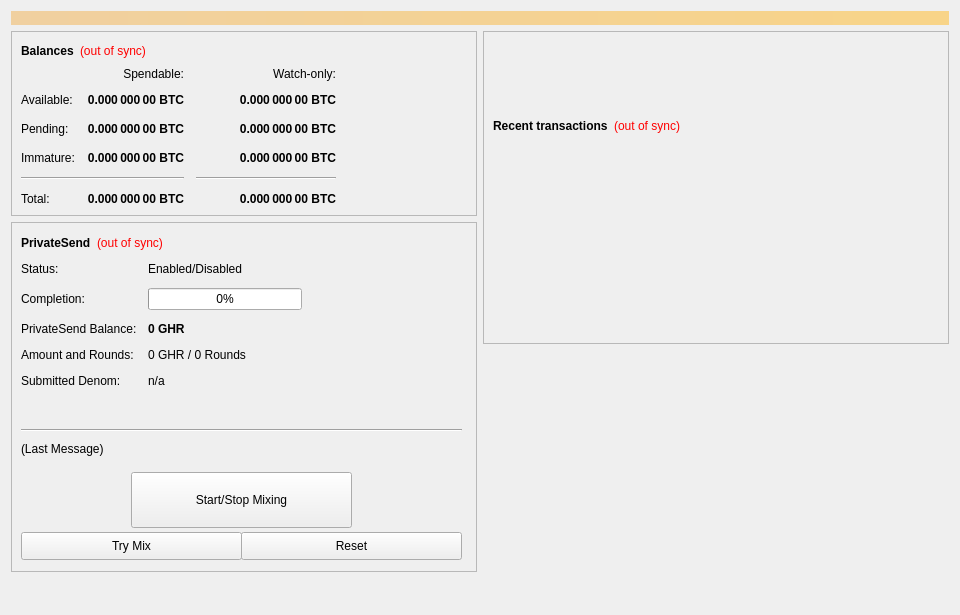
<?xml version="1.0" encoding="UTF-8"?>
<ui version="4.0">
 <class>OverviewPage</class>
 <widget class="QWidget" name="OverviewPage">
  <property name="geometry">
   <rect>
    <x>0</x>
    <y>0</y>
    <width>960</width>
    <height>615</height>
   </rect>
  </property>
  <property name="minimumSize">
   <size>
    <width>960</width>
    <height>0</height>
   </size>
  </property>
  <property name="windowTitle">
   <string>Form</string>
  </property>
  <layout class="QVBoxLayout" name="topLayout">
   <item>
    <widget class="QLabel" name="labelAlerts">
     <property name="visible">
      <bool>false</bool>
     </property>
     <property name="styleSheet">
      <string notr="true">background-color: qlineargradient(x1: 0, y1: 0, x2: 1, y2: 0, stop:0 #F0D0A0, stop:1 #F8D488); color:#000000;</string>
     </property>
     <property name="wordWrap">
      <bool>true</bool>
     </property>
     <property name="margin">
      <number>3</number>
     </property>
    </widget>
   </item>
   <item>
    <layout class="QHBoxLayout" name="horizontalLayout" stretch="1,1">
     <item>
      <layout class="QVBoxLayout" name="verticalLayout_2">
       <item>
        <widget class="QFrame" name="frame">
         <property name="frameShape">
          <enum>QFrame::StyledPanel</enum>
         </property>
         <property name="frameShadow">
          <enum>QFrame::Raised</enum>
         </property>
         <layout class="QVBoxLayout" name="verticalLayout_4">
          <item>
           <layout class="QHBoxLayout" name="horizontalLayout_4">
            <item>
             <widget class="QLabel" name="label_5">
              <property name="font">
               <font>
                <weight>75</weight>
                <bold>true</bold>
               </font>
              </property>
              <property name="text">
               <string>Balances</string>
              </property>
             </widget>
            </item>
            <item>
             <widget class="QLabel" name="labelWalletStatus">
              <property name="cursor">
               <cursorShape>WhatsThisCursor</cursorShape>
              </property>
              <property name="toolTip">
               <string>The displayed information may be out of date. Your wallet automatically synchronizes with the GHR network after a connection is established, but this process has not completed yet.</string>
              </property>
              <property name="styleSheet">
               <string notr="true">QLabel { color: red; }</string>
              </property>
              <property name="text">
               <string notr="true">(out of sync)</string>
              </property>
              <property name="alignment">
               <set>Qt::AlignLeading|Qt::AlignLeft|Qt::AlignVCenter</set>
              </property>
             </widget>
            </item>
            <item>
             <spacer name="horizontalSpacer_3">
              <property name="orientation">
               <enum>Qt::Horizontal</enum>
              </property>
              <property name="sizeHint" stdset="0">
               <size>
                <width>40</width>
                <height>20</height>
               </size>
              </property>
             </spacer>
            </item>
           </layout>
          </item>
          <item>
           <layout class="QGridLayout" name="gridLayout">
            <property name="spacing">
             <number>12</number>
            </property>
            <item row="2" column="2">
             <widget class="QLabel" name="labelWatchPending">
              <property name="font">
               <font>
                <weight>75</weight>
                <bold>true</bold>
               </font>
              </property>
              <property name="cursor">
               <cursorShape>IBeamCursor</cursorShape>
              </property>
              <property name="toolTip">
               <string>Unconfirmed transactions to watch-only addresses</string>
              </property>
              <property name="text">
               <string notr="true">0.000 000 00 BTC</string>
              </property>
              <property name="alignment">
               <set>Qt::AlignRight|Qt::AlignTrailing|Qt::AlignVCenter</set>
              </property>
              <property name="textInteractionFlags">
               <set>Qt::LinksAccessibleByMouse|Qt::TextSelectableByKeyboard|Qt::TextSelectableByMouse</set>
              </property>
             </widget>
            </item>
            <item row="2" column="1">
             <widget class="QLabel" name="labelUnconfirmed">
              <property name="font">
               <font>
                <weight>75</weight>
                <bold>true</bold>
               </font>
              </property>
              <property name="cursor">
               <cursorShape>IBeamCursor</cursorShape>
              </property>
              <property name="toolTip">
               <string>Total of transactions that have yet to be confirmed, and do not yet count toward the spendable balance</string>
              </property>
              <property name="text">
               <string notr="true">0.000 000 00 BTC</string>
              </property>
              <property name="alignment">
               <set>Qt::AlignRight|Qt::AlignTrailing|Qt::AlignVCenter</set>
              </property>
              <property name="textInteractionFlags">
               <set>Qt::LinksAccessibleByMouse|Qt::TextSelectableByKeyboard|Qt::TextSelectableByMouse</set>
              </property>
             </widget>
            </item>
            <item row="3" column="2">
             <widget class="QLabel" name="labelWatchImmature">
              <property name="font">
               <font>
                <weight>75</weight>
                <bold>true</bold>
               </font>
              </property>
              <property name="cursor">
               <cursorShape>IBeamCursor</cursorShape>
              </property>
              <property name="toolTip">
               <string>Staked or masternode rewards in watch-only addresses that has not yet matured</string>
              </property>
              <property name="text">
               <string notr="true">0.000 000 00 BTC</string>
              </property>
              <property name="alignment">
               <set>Qt::AlignRight|Qt::AlignTrailing|Qt::AlignVCenter</set>
              </property>
              <property name="textInteractionFlags">
               <set>Qt::LinksAccessibleByMouse|Qt::TextSelectableByKeyboard|Qt::TextSelectableByMouse</set>
              </property>
             </widget>
            </item>
            <item row="4" column="0" colspan="2">
             <widget class="Line" name="lineSpendableBalance">
              <property name="orientation">
               <enum>Qt::Horizontal</enum>
              </property>
             </widget>
            </item>
            <item row="4" column="2">
             <widget class="Line" name="lineWatchBalance">
              <property name="sizePolicy">
               <sizepolicy hsizetype="Preferred" vsizetype="Fixed">
                <horstretch>0</horstretch>
                <verstretch>0</verstretch>
               </sizepolicy>
              </property>
              <property name="minimumSize">
               <size>
                <width>140</width>
                <height>0</height>
               </size>
              </property>
              <property name="orientation">
               <enum>Qt::Horizontal</enum>
              </property>
             </widget>
            </item>
            <item row="5" column="0">
             <widget class="QLabel" name="labelTotalText">
              <property name="text">
               <string>Total:</string>
              </property>
             </widget>
            </item>
            <item row="3" column="1">
             <widget class="QLabel" name="labelImmature">
              <property name="font">
               <font>
                <weight>75</weight>
                <bold>true</bold>
               </font>
              </property>
              <property name="cursor">
               <cursorShape>IBeamCursor</cursorShape>
              </property>
              <property name="toolTip">
               <string>Staked or masternode rewards that has not yet matured</string>
              </property>
              <property name="text">
               <string notr="true">0.000 000 00 BTC</string>
              </property>
              <property name="alignment">
               <set>Qt::AlignRight|Qt::AlignTrailing|Qt::AlignVCenter</set>
              </property>
              <property name="textInteractionFlags">
               <set>Qt::LinksAccessibleByMouse|Qt::TextSelectableByKeyboard|Qt::TextSelectableByMouse</set>
              </property>
             </widget>
            </item>
            <item row="2" column="3">
             <spacer name="horizontalSpacer_2">
              <property name="orientation">
               <enum>Qt::Horizontal</enum>
              </property>
              <property name="sizeHint" stdset="0">
               <size>
                <width>40</width>
                <height>20</height>
               </size>
              </property>
             </spacer>
            </item>
            <item row="3" column="0">
             <widget class="QLabel" name="labelImmatureText">
              <property name="text">
               <string>Immature:</string>
              </property>
             </widget>
            </item>
            <item row="5" column="1">
             <widget class="QLabel" name="labelTotal">
              <property name="font">
               <font>
                <weight>75</weight>
                <bold>true</bold>
               </font>
              </property>
              <property name="cursor">
               <cursorShape>IBeamCursor</cursorShape>
              </property>
              <property name="toolTip">
               <string>Your current total balance</string>
              </property>
              <property name="text">
               <string notr="true">0.000 000 00 BTC</string>
              </property>
              <property name="alignment">
               <set>Qt::AlignRight|Qt::AlignTrailing|Qt::AlignVCenter</set>
              </property>
              <property name="textInteractionFlags">
               <set>Qt::LinksAccessibleByMouse|Qt::TextSelectableByKeyboard|Qt::TextSelectableByMouse</set>
              </property>
             </widget>
            </item>
            <item row="5" column="2">
             <widget class="QLabel" name="labelWatchTotal">
              <property name="font">
               <font>
                <weight>75</weight>
                <bold>true</bold>
               </font>
              </property>
              <property name="cursor">
               <cursorShape>IBeamCursor</cursorShape>
              </property>
              <property name="toolTip">
               <string>Current total balance in watch-only addresses</string>
              </property>
              <property name="text">
               <string notr="true">0.000 000 00 BTC</string>
              </property>
              <property name="alignment">
               <set>Qt::AlignRight|Qt::AlignTrailing|Qt::AlignVCenter</set>
              </property>
              <property name="textInteractionFlags">
               <set>Qt::LinksAccessibleByMouse|Qt::TextSelectableByKeyboard|Qt::TextSelectableByMouse</set>
              </property>
             </widget>
            </item>
            <item row="0" column="2">
             <widget class="QLabel" name="labelWatchonly">
              <property name="text">
               <string>Watch-only:</string>
              </property>
              <property name="alignment">
               <set>Qt::AlignRight|Qt::AlignTrailing|Qt::AlignVCenter</set>
              </property>
             </widget>
            </item>
            <item row="1" column="0">
             <widget class="QLabel" name="labelBalanceText">
              <property name="text">
               <string>Available:</string>
              </property>
             </widget>
            </item>
            <item row="1" column="1">
             <widget class="QLabel" name="labelBalance">
              <property name="font">
               <font>
                <weight>75</weight>
                <bold>true</bold>
               </font>
              </property>
              <property name="cursor">
               <cursorShape>IBeamCursor</cursorShape>
              </property>
              <property name="toolTip">
               <string>Your current spendable balance</string>
              </property>
              <property name="text">
               <string notr="true">0.000 000 00 BTC</string>
              </property>
              <property name="alignment">
               <set>Qt::AlignRight|Qt::AlignTrailing|Qt::AlignVCenter</set>
              </property>
              <property name="textInteractionFlags">
               <set>Qt::LinksAccessibleByMouse|Qt::TextSelectableByKeyboard|Qt::TextSelectableByMouse</set>
              </property>
             </widget>
            </item>
            <item row="1" column="2">
             <widget class="QLabel" name="labelWatchAvailable">
              <property name="font">
               <font>
                <weight>75</weight>
                <bold>true</bold>
               </font>
              </property>
              <property name="cursor">
               <cursorShape>IBeamCursor</cursorShape>
              </property>
              <property name="toolTip">
               <string>Your current balance in watch-only addresses</string>
              </property>
              <property name="text">
               <string notr="true">0.000 000 00 BTC</string>
              </property>
              <property name="alignment">
               <set>Qt::AlignRight|Qt::AlignTrailing|Qt::AlignVCenter</set>
              </property>
              <property name="textInteractionFlags">
               <set>Qt::LinksAccessibleByMouse|Qt::TextSelectableByKeyboard|Qt::TextSelectableByMouse</set>
              </property>
             </widget>
            </item>
            <item row="2" column="0">
             <widget class="QLabel" name="labelPendingText">
              <property name="text">
               <string>Pending:</string>
              </property>
             </widget>
            </item>
            <item row="0" column="1">
             <widget class="QLabel" name="labelSpendable">
              <property name="text">
               <string>Spendable:</string>
              </property>
              <property name="alignment">
               <set>Qt::AlignRight|Qt::AlignTrailing|Qt::AlignVCenter</set>
              </property>
             </widget>
            </item>
           </layout>
          </item>
         </layout>
        </widget>
       </item>
       <item>
        <widget class="QFrame" name="framePrivateSend">
         <property name="minimumSize">
          <size>
           <width>0</width>
           <height>350</height>
          </size>
         </property>
         <property name="layoutDirection">
          <enum>Qt::LeftToRight</enum>
         </property>
         <property name="frameShape">
          <enum>QFrame::StyledPanel</enum>
         </property>
         <property name="frameShadow">
          <enum>QFrame::Raised</enum>
         </property>
         <widget class="QWidget" name="formLayoutWidget">
          <property name="geometry">
           <rect>
            <x>10</x>
            <y>40</y>
            <width>451</width>
            <height>161</height>
           </rect>
          </property>
          <layout class="QFormLayout" name="formLayout">
           <property name="fieldGrowthPolicy">
            <enum>QFormLayout::AllNonFixedFieldsGrow</enum>
           </property>
           <property name="horizontalSpacing">
            <number>11</number>
           </property>
           <property name="verticalSpacing">
            <number>12</number>
           </property>
           <item row="0" column="0">
            <widget class="QLabel" name="label_6">
             <property name="text">
              <string>Status:</string>
             </property>
            </widget>
           </item>
           <item row="1" column="0">
            <widget class="QLabel" name="label_7">
             <property name="text">
              <string>Completion:</string>
             </property>
            </widget>
           </item>
           <item row="1" column="1">
            <widget class="QProgressBar" name="privatesendProgress">
             <property name="maximumSize">
              <size>
               <width>154</width>
               <height>16777215</height>
              </size>
             </property>
             <property name="value">
              <number>0</number>
             </property>
            </widget>
           </item>
           <item row="2" column="0">
            <widget class="QLabel" name="labelAnonymizedText">
             <property name="text">
              <string>PrivateSend Balance:</string>
             </property>
            </widget>
           </item>
           <item row="2" column="1">
            <widget class="QLabel" name="labelAnonymized">
             <property name="font">
              <font>
               <weight>75</weight>
               <bold>true</bold>
              </font>
             </property>
             <property name="text">
              <string notr="true">0 GHR</string>
             </property>
            </widget>
           </item>
           <item row="3" column="0">
            <widget class="QLabel" name="label_8">
             <property name="text">
              <string>Amount and Rounds:</string>
             </property>
            </widget>
           </item>
           <item row="3" column="1">
            <widget class="QLabel" name="labelAmountRounds">
             <property name="text">
              <string>0 GHR / 0 Rounds</string>
             </property>
            </widget>
           </item>
           <item row="4" column="0">
            <widget class="QLabel" name="label_9">
             <property name="text">
              <string>Submitted Denom:</string>
             </property>
            </widget>
           </item>
           <item row="4" column="1">
            <widget class="QLabel" name="labelSubmittedDenom">
             <property name="toolTip">
              <string>The denominations you submitted to the Masternode.&lt;br&gt;To mix, other users must submit the exact same denominations.</string>
             </property>
             <property name="text">
              <string>n/a</string>
             </property>
            </widget>
           </item>
           <item row="0" column="1">
            <widget class="QLabel" name="privatesendEnabled">
             <property name="text">
              <string>Enabled/Disabled</string>
             </property>
            </widget>
           </item>
          </layout>
         </widget>
         <widget class="QPushButton" name="runAutoDenom">
          <property name="geometry">
           <rect>
            <x>251</x>
            <y>17</y>
            <width>1</width>
            <height>1</height>
           </rect>
          </property>
          <property name="palette">
           <palette>
            <active>
             <colorrole role="WindowText">
              <brush brushstyle="SolidPattern">
               <color alpha="255">
                <red>0</red>
                <green>0</green>
                <blue>0</blue>
               </color>
              </brush>
             </colorrole>
             <colorrole role="Button">
              <brush brushstyle="SolidPattern">
               <color alpha="255">
                <red>239</red>
                <green>238</green>
                <blue>238</blue>
               </color>
              </brush>
             </colorrole>
             <colorrole role="Light">
              <brush brushstyle="SolidPattern">
               <color alpha="255">
                <red>255</red>
                <green>255</green>
                <blue>255</blue>
               </color>
              </brush>
             </colorrole>
             <colorrole role="Midlight">
              <brush brushstyle="SolidPattern">
               <color alpha="255">
                <red>247</red>
                <green>246</green>
                <blue>246</blue>
               </color>
              </brush>
             </colorrole>
             <colorrole role="Dark">
              <brush brushstyle="SolidPattern">
               <color alpha="255">
                <red>119</red>
                <green>119</green>
                <blue>119</blue>
               </color>
              </brush>
             </colorrole>
             <colorrole role="Mid">
              <brush brushstyle="SolidPattern">
               <color alpha="255">
                <red>159</red>
                <green>159</green>
                <blue>159</blue>
               </color>
              </brush>
             </colorrole>
             <colorrole role="Text">
              <brush brushstyle="SolidPattern">
               <color alpha="255">
                <red>0</red>
                <green>0</green>
                <blue>0</blue>
               </color>
              </brush>
             </colorrole>
             <colorrole role="BrightText">
              <brush brushstyle="SolidPattern">
               <color alpha="255">
                <red>255</red>
                <green>255</green>
                <blue>255</blue>
               </color>
              </brush>
             </colorrole>
             <colorrole role="ButtonText">
              <brush brushstyle="SolidPattern">
               <color alpha="255">
                <red>0</red>
                <green>0</green>
                <blue>0</blue>
               </color>
              </brush>
             </colorrole>
             <colorrole role="Base">
              <brush brushstyle="SolidPattern">
               <color alpha="255">
                <red>255</red>
                <green>255</green>
                <blue>255</blue>
               </color>
              </brush>
             </colorrole>
             <colorrole role="Window">
              <brush brushstyle="SolidPattern">
               <color alpha="255">
                <red>239</red>
                <green>238</green>
                <blue>238</blue>
               </color>
              </brush>
             </colorrole>
             <colorrole role="Shadow">
              <brush brushstyle="SolidPattern">
               <color alpha="255">
                <red>0</red>
                <green>0</green>
                <blue>0</blue>
               </color>
              </brush>
             </colorrole>
             <colorrole role="AlternateBase">
              <brush brushstyle="SolidPattern">
               <color alpha="255">
                <red>247</red>
                <green>246</green>
                <blue>246</blue>
               </color>
              </brush>
             </colorrole>
             <colorrole role="ToolTipBase">
              <brush brushstyle="SolidPattern">
               <color alpha="255">
                <red>255</red>
                <green>255</green>
                <blue>220</blue>
               </color>
              </brush>
             </colorrole>
             <colorrole role="ToolTipText">
              <brush brushstyle="SolidPattern">
               <color alpha="255">
                <red>0</red>
                <green>0</green>
                <blue>0</blue>
               </color>
              </brush>
             </colorrole>
            </active>
            <inactive>
             <colorrole role="WindowText">
              <brush brushstyle="SolidPattern">
               <color alpha="255">
                <red>0</red>
                <green>0</green>
                <blue>0</blue>
               </color>
              </brush>
             </colorrole>
             <colorrole role="Button">
              <brush brushstyle="SolidPattern">
               <color alpha="255">
                <red>239</red>
                <green>238</green>
                <blue>238</blue>
               </color>
              </brush>
             </colorrole>
             <colorrole role="Light">
              <brush brushstyle="SolidPattern">
               <color alpha="255">
                <red>255</red>
                <green>255</green>
                <blue>255</blue>
               </color>
              </brush>
             </colorrole>
             <colorrole role="Midlight">
              <brush brushstyle="SolidPattern">
               <color alpha="255">
                <red>247</red>
                <green>246</green>
                <blue>246</blue>
               </color>
              </brush>
             </colorrole>
             <colorrole role="Dark">
              <brush brushstyle="SolidPattern">
               <color alpha="255">
                <red>119</red>
                <green>119</green>
                <blue>119</blue>
               </color>
              </brush>
             </colorrole>
             <colorrole role="Mid">
              <brush brushstyle="SolidPattern">
               <color alpha="255">
                <red>159</red>
                <green>159</green>
                <blue>159</blue>
               </color>
              </brush>
             </colorrole>
             <colorrole role="Text">
              <brush brushstyle="SolidPattern">
               <color alpha="255">
                <red>0</red>
                <green>0</green>
                <blue>0</blue>
               </color>
              </brush>
             </colorrole>
             <colorrole role="BrightText">
              <brush brushstyle="SolidPattern">
               <color alpha="255">
                <red>255</red>
                <green>255</green>
                <blue>255</blue>
               </color>
              </brush>
             </colorrole>
             <colorrole role="ButtonText">
              <brush brushstyle="SolidPattern">
               <color alpha="255">
                <red>0</red>
                <green>0</green>
                <blue>0</blue>
               </color>
              </brush>
             </colorrole>
             <colorrole role="Base">
              <brush brushstyle="SolidPattern">
               <color alpha="255">
                <red>255</red>
                <green>255</green>
                <blue>255</blue>
               </color>
              </brush>
             </colorrole>
             <colorrole role="Window">
              <brush brushstyle="SolidPattern">
               <color alpha="255">
                <red>239</red>
                <green>238</green>
                <blue>238</blue>
               </color>
              </brush>
             </colorrole>
             <colorrole role="Shadow">
              <brush brushstyle="SolidPattern">
               <color alpha="255">
                <red>0</red>
                <green>0</green>
                <blue>0</blue>
               </color>
              </brush>
             </colorrole>
             <colorrole role="AlternateBase">
              <brush brushstyle="SolidPattern">
               <color alpha="255">
                <red>247</red>
                <green>246</green>
                <blue>246</blue>
               </color>
              </brush>
             </colorrole>
             <colorrole role="ToolTipBase">
              <brush brushstyle="SolidPattern">
               <color alpha="255">
                <red>255</red>
                <green>255</green>
                <blue>220</blue>
               </color>
              </brush>
             </colorrole>
             <colorrole role="ToolTipText">
              <brush brushstyle="SolidPattern">
               <color alpha="255">
                <red>0</red>
                <green>0</green>
                <blue>0</blue>
               </color>
              </brush>
             </colorrole>
            </inactive>
            <disabled>
             <colorrole role="WindowText">
              <brush brushstyle="SolidPattern">
               <color alpha="255">
                <red>119</red>
                <green>119</green>
                <blue>119</blue>
               </color>
              </brush>
             </colorrole>
             <colorrole role="Button">
              <brush brushstyle="SolidPattern">
               <color alpha="255">
                <red>239</red>
                <green>238</green>
                <blue>238</blue>
               </color>
              </brush>
             </colorrole>
             <colorrole role="Light">
              <brush brushstyle="SolidPattern">
               <color alpha="255">
                <red>255</red>
                <green>255</green>
                <blue>255</blue>
               </color>
              </brush>
             </colorrole>
             <colorrole role="Midlight">
              <brush brushstyle="SolidPattern">
               <color alpha="255">
                <red>247</red>
                <green>246</green>
                <blue>246</blue>
               </color>
              </brush>
             </colorrole>
             <colorrole role="Dark">
              <brush brushstyle="SolidPattern">
               <color alpha="255">
                <red>119</red>
                <green>119</green>
                <blue>119</blue>
               </color>
              </brush>
             </colorrole>
             <colorrole role="Mid">
              <brush brushstyle="SolidPattern">
               <color alpha="255">
                <red>159</red>
                <green>159</green>
                <blue>159</blue>
               </color>
              </brush>
             </colorrole>
             <colorrole role="Text">
              <brush brushstyle="SolidPattern">
               <color alpha="255">
                <red>119</red>
                <green>119</green>
                <blue>119</blue>
               </color>
              </brush>
             </colorrole>
             <colorrole role="BrightText">
              <brush brushstyle="SolidPattern">
               <color alpha="255">
                <red>255</red>
                <green>255</green>
                <blue>255</blue>
               </color>
              </brush>
             </colorrole>
             <colorrole role="ButtonText">
              <brush brushstyle="SolidPattern">
               <color alpha="255">
                <red>119</red>
                <green>119</green>
                <blue>119</blue>
               </color>
              </brush>
             </colorrole>
             <colorrole role="Base">
              <brush brushstyle="SolidPattern">
               <color alpha="255">
                <red>239</red>
                <green>238</green>
                <blue>238</blue>
               </color>
              </brush>
             </colorrole>
             <colorrole role="Window">
              <brush brushstyle="SolidPattern">
               <color alpha="255">
                <red>239</red>
                <green>238</green>
                <blue>238</blue>
               </color>
              </brush>
             </colorrole>
             <colorrole role="Shadow">
              <brush brushstyle="SolidPattern">
               <color alpha="255">
                <red>0</red>
                <green>0</green>
                <blue>0</blue>
               </color>
              </brush>
             </colorrole>
             <colorrole role="AlternateBase">
              <brush brushstyle="SolidPattern">
               <color alpha="255">
                <red>239</red>
                <green>238</green>
                <blue>238</blue>
               </color>
              </brush>
             </colorrole>
             <colorrole role="ToolTipBase">
              <brush brushstyle="SolidPattern">
               <color alpha="255">
                <red>255</red>
                <green>255</green>
                <blue>220</blue>
               </color>
              </brush>
             </colorrole>
             <colorrole role="ToolTipText">
              <brush brushstyle="SolidPattern">
               <color alpha="255">
                <red>0</red>
                <green>0</green>
                <blue>0</blue>
               </color>
              </brush>
             </colorrole>
            </disabled>
           </palette>
          </property>
          <property name="focusPolicy">
           <enum>Qt::NoFocus</enum>
          </property>
          <property name="autoFillBackground">
           <bool>true</bool>
          </property>
          <property name="text">
           <string/>
          </property>
          <property name="flat">
           <bool>true</bool>
          </property>
         </widget>
         <widget class="QPushButton" name="togglePrivateSend">
          <property name="geometry">
           <rect>
            <x>120</x>
            <y>250</y>
            <width>221</width>
            <height>56</height>
           </rect>
          </property>
          <property name="sizePolicy">
           <sizepolicy hsizetype="MinimumExpanding" vsizetype="Fixed">
            <horstretch>0</horstretch>
            <verstretch>0</verstretch>
           </sizepolicy>
          </property>
          <property name="text">
           <string>Start/Stop Mixing</string>
          </property>
         </widget>
         <widget class="Line" name="lineLastMessage">
          <property name="geometry">
           <rect>
            <x>10</x>
            <y>200</y>
            <width>441</width>
            <height>16</height>
           </rect>
          </property>
          <property name="orientation">
           <enum>Qt::Horizontal</enum>
          </property>
         </widget>
         <widget class="QLabel" name="privatesendStatus">
          <property name="geometry">
           <rect>
            <x>10</x>
            <y>220</y>
            <width>451</width>
            <height>61</height>
           </rect>
          </property>
          <property name="minimumSize">
           <size>
            <width>288</width>
            <height>43</height>
           </size>
          </property>
          <property name="text">
           <string>(Last Message)</string>
          </property>
          <property name="alignment">
           <set>Qt::AlignLeading|Qt::AlignLeft|Qt::AlignTop</set>
          </property>
          <property name="wordWrap">
           <bool>true</bool>
          </property>
         </widget>
         <widget class="QPushButton" name="privatesendAuto">
          <property name="geometry">
           <rect>
            <x>10</x>
            <y>310</y>
            <width>221</width>
            <height>28</height>
           </rect>
          </property>
          <property name="sizePolicy">
           <sizepolicy hsizetype="MinimumExpanding" vsizetype="Fixed">
            <horstretch>0</horstretch>
            <verstretch>0</verstretch>
           </sizepolicy>
          </property>
          <property name="toolTip">
           <string>Try to manually submit a PrivateSend request.</string>
          </property>
          <property name="text">
           <string>Try Mix</string>
          </property>
         </widget>
         <widget class="QPushButton" name="privatesendReset">
          <property name="geometry">
           <rect>
            <x>230</x>
            <y>310</y>
            <width>221</width>
            <height>28</height>
           </rect>
          </property>
          <property name="sizePolicy">
           <sizepolicy hsizetype="MinimumExpanding" vsizetype="Fixed">
            <horstretch>0</horstretch>
            <verstretch>0</verstretch>
           </sizepolicy>
          </property>
          <property name="toolTip">
           <string>Reset the current status of PrivateSend (can interrupt PrivateSend if it's in the process of Mixing, which can cost you money!)</string>
          </property>
          <property name="autoFillBackground">
           <bool>false</bool>
          </property>
          <property name="text">
           <string>Reset</string>
          </property>
         </widget>
         <widget class="QWidget" name="layoutWidget">
          <property name="geometry">
           <rect>
            <x>10</x>
            <y>10</y>
            <width>431</width>
            <height>22</height>
           </rect>
          </property>
          <layout class="QHBoxLayout" name="horizontalLayout_5">
           <item>
            <widget class="QLabel" name="label_2">
             <property name="font">
              <font>
               <weight>75</weight>
               <bold>true</bold>
              </font>
             </property>
             <property name="text">
              <string>PrivateSend</string>
             </property>
            </widget>
           </item>
           <item>
            <widget class="QLabel" name="labelPrivateSendSyncStatus">
             <property name="toolTip">
              <string>The displayed information may be out of date. Your wallet automatically synchronizes with the GHR network after a connection is established, but this process has not completed yet.</string>
             </property>
             <property name="styleSheet">
              <string notr="true">QLabel { color: red; }</string>
             </property>
             <property name="text">
              <string notr="true">(out of sync)</string>
             </property>
             <property name="alignment">
              <set>Qt::AlignLeading|Qt::AlignLeft|Qt::AlignVCenter</set>
             </property>
            </widget>
           </item>
           <item>
            <spacer name="horizontalSpacer_4">
             <property name="orientation">
              <enum>Qt::Horizontal</enum>
             </property>
             <property name="sizeHint" stdset="0">
              <size>
               <width>40</width>
               <height>20</height>
              </size>
             </property>
            </spacer>
           </item>
          </layout>
         </widget>
        </widget>
       </item>
       <item>
        <spacer name="verticalSpacer">
         <property name="orientation">
          <enum>Qt::Vertical</enum>
         </property>
         <property name="sizeHint" stdset="0">
          <size>
           <width>20</width>
           <height>40</height>
          </size>
         </property>
        </spacer>
       </item>
      </layout>
     </item>
     <item>
      <layout class="QVBoxLayout" name="verticalLayout_3">
       <item>
        <widget class="QFrame" name="frame_2">
         <property name="frameShape">
          <enum>QFrame::StyledPanel</enum>
         </property>
         <property name="frameShadow">
          <enum>QFrame::Raised</enum>
         </property>
         <layout class="QVBoxLayout" name="verticalLayout">
          <item>
           <spacer name="verticalSpacer_3">
            <property name="orientation">
             <enum>Qt::Vertical</enum>
            </property>
            <property name="sizeType">
             <enum>QSizePolicy::Fixed</enum>
            </property>
            <property name="sizeHint" stdset="0">
             <size>
              <width>20</width>
              <height>75</height>
             </size>
            </property>
           </spacer>
          </item>
          <item>
           <layout class="QHBoxLayout" name="horizontalLayout_2">
            <item>
             <widget class="QLabel" name="label_4">
              <property name="font">
               <font>
                <weight>75</weight>
                <bold>true</bold>
               </font>
              </property>
              <property name="text">
               <string>Recent transactions</string>
              </property>
             </widget>
            </item>
            <item>
             <widget class="QLabel" name="labelTransactionsStatus">
              <property name="cursor">
               <cursorShape>WhatsThisCursor</cursorShape>
              </property>
              <property name="toolTip">
               <string>The displayed information may be out of date. Your wallet automatically synchronizes with the GHR network after a connection is established, but this process has not completed yet.</string>
              </property>
              <property name="styleSheet">
               <string notr="true">QLabel { color: red; }</string>
              </property>
              <property name="text">
               <string notr="true">(out of sync)</string>
              </property>
              <property name="alignment">
               <set>Qt::AlignRight|Qt::AlignTrailing|Qt::AlignVCenter</set>
              </property>
             </widget>
            </item>
            <item>
             <spacer name="horizontalSpacer">
              <property name="orientation">
               <enum>Qt::Horizontal</enum>
              </property>
              <property name="sizeHint" stdset="0">
               <size>
                <width>40</width>
                <height>20</height>
               </size>
              </property>
             </spacer>
            </item>
           </layout>
          </item>
          <item>
           <widget class="QListView" name="listTransactions">
            <property name="styleSheet">
             <string notr="true">QListView { background: transparent; }</string>
            </property>
            <property name="frameShape">
             <enum>QFrame::NoFrame</enum>
            </property>
            <property name="verticalScrollBarPolicy">
             <enum>Qt::ScrollBarAlwaysOff</enum>
            </property>
            <property name="horizontalScrollBarPolicy">
             <enum>Qt::ScrollBarAlwaysOff</enum>
            </property>
            <property name="selectionMode">
             <enum>QAbstractItemView::NoSelection</enum>
            </property>
           </widget>
          </item>
         </layout>
        </widget>
       </item>
       <item>
        <spacer name="verticalSpacer_2">
         <property name="orientation">
          <enum>Qt::Vertical</enum>
         </property>
         <property name="sizeType">
          <enum>QSizePolicy::Expanding</enum>
         </property>
         <property name="sizeHint" stdset="0">
          <size>
           <width>20</width>
           <height>40</height>
          </size>
         </property>
        </spacer>
       </item>
      </layout>
     </item>
    </layout>
   </item>
  </layout>
 </widget>
 <resources/>
 <connections/>
</ui>
